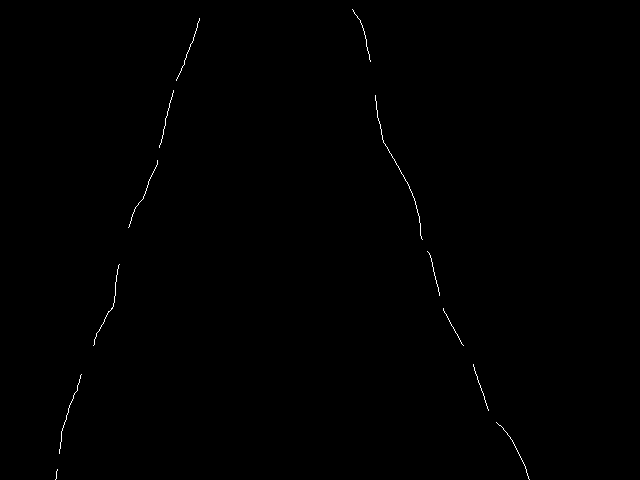
//> input picture krishna95/perception/lane.png, 640 x 480 px
$ ./lane2   (built with g++ and OpenCV 4)
//> lines starting //> are read from the running program, lines starting //| are printed output that depends on the picture; after the words box and inside, x2 and y2 are one past the last pixel; in counts of white or black regions, pixels touching at a corner belong together
#include <opencv2/opencv.hpp>
#include <opencv2/core/core.hpp>
#include <opencv2/core/mat.hpp>
#include <opencv2/core/operations.hpp>
#include <opencv2/highgui/highgui.hpp>
#include <cstdlib>
#include <iostream>
#include <vector>
#include <math.h>

using namespace cv;
using namespace std;

double dist(int x1,int x2,int y1,int y2){
	return sqrt((double)(x1-x2)*(x1-x2)+(double)(y1-y2)*(y1-y2));
}

double angle(int x1,int x2,int y1,int y2){
	return atan((double)(y1-y2)/(x1-x2));
}

double minimum(double dis1,double dis2,double dis3,double dis4){
	if (dis1<=dis2 && dis1<=dis3 && dis1<=dis4)
		return dis1;
	if (dis2<=dis1 && dis2<=dis3 && dis2<=dis4)
		return dis2;
	if (dis3<=dis1 && dis3<=dis2 && dis3<=dis4)
		return dis3;
	else
		return dis4;
}

struct function{
	int k;
	int fk;
};

struct polynomial{
	double a0,a1,a2,a3,a4,a5;
};


 int main(){
	const int x=200;
	int mid_y=0,mid_x=0;
	double dis=0,average=0,theta,av_theta=0,dis1,dis2;
	vector<Vec4i> lines;
	Mat lane=imread("lane.png",1);
//> lane is the input picture: 480 rows x 640 cols, CV_8UC3; 0.24% white in thin lines or dots, all inside (x1, y1, x2, y2) = (55, 9, 530, 480)
	namedWindow("source",CV_WINDOW_AUTOSIZE);
	imshow("source",lane);
	waitKey(0);
	cvtColor(lane,lane,CV_BGR2GRAY);
	Mat hough(lane.rows,lane.cols,CV_8UC3,cvScalarAll(0));
	HoughLinesP(lane,lines,1,CV_PI/180,10,5,50);
//> lines = 27 lines (x1, y1, x2, y2), first 8: [169, 103, 199, 19], [443, 308, 500, 425], [484, 399, 488, 410], [55, 479, 63, 425], [142, 199, 157, 160], [377, 115, 398, 167], [412, 193, 444, 312], [66, 415, 115, 293]
	size_t i,min_ix=10000,max_ix=0,min_iy=1000,max_iy=0;
	for ( i=0;i<lines.size();i++)
	{
		Vec4i l=lines[i];
		mid_x=(l[0]+l[2])/2;
		mid_y=(l[1]+l[3])/2;
		dis=dist(mid_x,0,mid_y,0);
		average+=dis;
		theta=angle(l[0],l[2],l[1],l[3]);
		av_theta+=theta;
		line(hough,Point(l[0],l[1]),Point(l[2],l[3]),Scalar(255,255,255),3,CV_AA);
	}
//> this loop made 27 passes
//> (l, mid_x, mid_y, theta, av_theta) on passes 1 to 12: ([169, 103, 199, 19], 184, 61, -1.23, -1.23), ([443, 308, 500, 425], 471, 366, 1.12, -0.11), ([484, 399, 488, 410], 486, 404, 1.22, 1.11), ([55, 479, 63, 425], 59, 452, -1.42, -0.312), ([142, 199, 157, 160], 149, 179, -1.2, -1.52), ([377, 115, 398, 167], 387, 141, 1.19, -0.329), ([412, 193, 444, 312], 428, 252, 1.31, 0.979), ([66, 415, 115, 293], 90, 354, -1.19, -0.209), ([453, 327, 474, 368], 463, 347, 1.1, 0.888), ([363, 28, 384, 143], 373, 85, 1.39, 2.28), ([512, 440, 528, 476], 520, 458, 1.15, 3.43), ([382, 139, 409, 186], 395, 162, 1.05, 4.48)
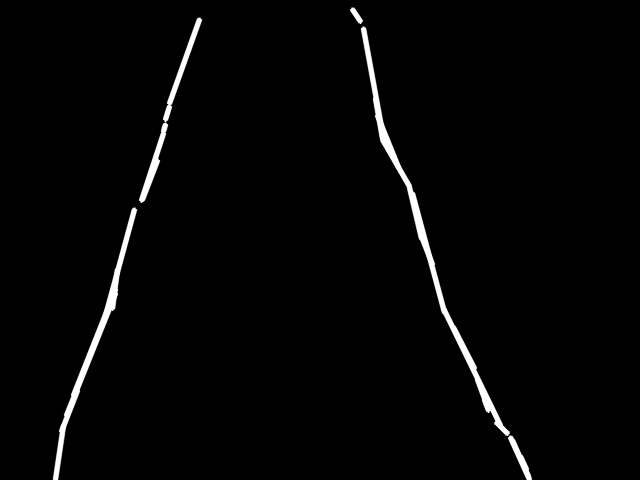
//> hough: 480 rows x 640 cols, CV_8UC3; min 0, max 255, mean 5
//> after the loop, average = 11851.1; av_theta = 4.72
	average/=(--i);
//> average = 455.8; i = 26
	av_theta/=i;
//> av_theta = 0.182
	char color[lines.size()];
	cout<<average<<" "<<av_theta<<endl;
//| 455.812 0.181694
	if (av_theta<-0.5){
		for ( i=0;i<lines.size();i++)
		{
			Vec4i l=lines[i];
			mid_x=(l[0]+l[2])/2;
			mid_y=(l[1]+l[3])/2;
			dis=dist(mid_x,0,mid_y,0);
			if (dis<average)
			{
				line(hough,Point(l[0],l[1]),Point(l[2],l[3]),Scalar(255,0,0),3,CV_AA);color[i]='b';
			}
			else
			{
				line(hough,Point(l[0],l[1]),Point(l[2],l[3]),Scalar(0,255,0),3,CV_AA);color[i]='g';
			}
		}
	}
	if (av_theta>0.5){
		for ( i=0;i<lines.size();i++)
		{
			Vec4i l=lines[i];
			mid_x=(l[0]+l[2])/2;
			mid_y=(l[1]+l[3])/2;
			dis=dist(mid_x,0,mid_y,lane.rows-1);
			if (dis<average)
				{
					line(hough,Point(l[0],l[1]),Point(l[2],l[3]),Scalar(255,0,0),3,CV_AA);color[i]='b';
				}
			else
				{
					line(hough,Point(l[0],l[1]),Point(l[2],l[3]),Scalar(0,255,0),3,CV_AA);color[i]='g';
				}
		}
	}
	if (av_theta<0.5 && av_theta>-0.5){
		for ( i=0;i<lines.size();i++)
		{
			Vec4i l=lines[i];
			theta=angle(l[0],l[2],l[1],l[3]);
			if (theta<0)
				{line(hough,Point(l[0],l[1]),Point(l[2],l[3]),Scalar(255,0,0),3,CV_AA);color[i]='b';}
			else
				{line(hough,Point(l[0],l[1]),Point(l[2],l[3]),Scalar(0,255,0),3,CV_AA);color[i]='g';}
		}
//> this loop made 27 passes
//> (l, theta) on passes 1 to 12: ([169, 103, 199, 19], -1.23), ([443, 308, 500, 425], 1.12), ([484, 399, 488, 410], 1.22), ([55, 479, 63, 425], -1.42), ([142, 199, 157, 160], -1.2), ([377, 115, 398, 167], 1.19), ([412, 193, 444, 312], 1.31), ([66, 415, 115, 293], -1.19), ([453, 327, 474, 368], 1.1), ([363, 28, 384, 143], 1.39), ([512, 440, 528, 476], 1.15), ([382, 139, 409, 186], 1.05)
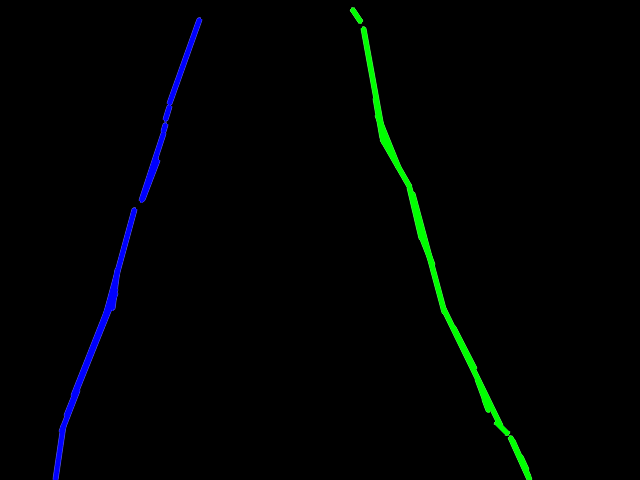
//> hough: 480 rows x 640 cols, CV_8UC3; 2.44% of pixels changed, all inside (x1, y1, x2, y2) = (52, 7, 533, 480)
	}
	namedWindow("hough",1);
	imshow("hough",hough);
	waitKey(0);

	Point bpt1,bpt2,gpt1,gpt2;
	bpt1.y=0;bpt2.y=1000;gpt1.y=0;gpt2.y=1000;
	for (i=0;i<lines.size();i++){
		Vec4i l=lines[i];
		if (color[i]=='b'){
			if (l[1]>bpt1.y)
				{
					bpt1.y=l[1];bpt1.x=l[0];
				}
			if (l[1]<bpt2.y){
				bpt2.y=l[1];bpt2.x=l[0];
			}
		}
		if (color[i]=='g'){
			if (l[1]>gpt1.y)
			{
				gpt1.y=l[1];gpt1.x=l[0];
			}
			if (l[1]<gpt2.y){
				gpt2.y=l[1];gpt2.x=l[0];
			}
		}

	}
//> this loop made 27 passes
//> l on passes 1 to 12: [169, 103, 199, 19], [443, 308, 500, 425], [484, 399, 488, 410], [55, 479, 63, 425], [142, 199, 157, 160], [377, 115, 398, 167], [412, 193, 444, 312], [66, 415, 115, 293], [453, 327, 474, 368], [363, 28, 384, 143], [512, 440, 528, 476], [382, 139, 409, 186]
	cout<<bpt1.x<<" "<<bpt1.y<<endl;
//| 55 479
	dis1=dist(bpt1.x,gpt1.x,bpt1.y,gpt1.y);
	dis2=dist(bpt2.x,gpt2.x,bpt2.y,gpt2.y);
	if (dis1<x || dis2<x)
		cout<<"both lines are same "<<endl;
	else
		cout<<"both lines are distinct"<<endl;
	size_t storei;
	int count=0;function pts[6];
	for (i=0;i<lines.size();i+=3){
		Vec4i l=lines[i];

		if (color[i]=='b' && count<6){
			pts[count].k=(l[0]+l[2])/2;
			pts[count].fk=(l[1]+l[3])/2;
			count++;
		}
	}
//> this loop made 9 passes
//> l on passes 1 to 9: [169, 103, 199, 19], [55, 479, 63, 425], [412, 193, 444, 312], [363, 28, 384, 143], [141, 200, 163, 133], [352, 9, 360, 21], [409, 187, 421, 238], [520, 456, 526, 469], [477, 379, 487, 406]
//> after the loop, count = 3
	cout<<count<<endl;
//| 3
	cout<<pts[0].k<<" "<<pts[1].k<<" "<<pts[2].k<<" "<<pts[3].k<<" "<<pts[4].k<<" "<<pts[5].k<<endl;
//| 184 59 152 0 0 0
	polynomial f;
	f.a0=f.a1=f.a2=f.a3=f.a4=f.a5;
	storei=(--i);
//> storei = 26
	int product=1;
	double temp0=0,temp1=0,temp2=0,temp3=0,temp4=0,temp5=0,temp6=0;
	for (int g=0;g<count;g++){
		for (int h=0;h<count;h++){
			if (h!=g){
				product*=(pts[g].k-pts[h].k);
				temp1+=pts[h].k;
				for (int n=0;n<count;n++){
					if (n!=h && n!=g){
						temp2+=pts[h].k*pts[n].k;
						for (int m=0;m<count;m++){
							if (m!=n && m!=h && m!=g){
								temp3+=pts[h].k*pts[n].k*pts[m].k;
								for  (int o=0;o<count;o++){
									if (o!=m && o!=n && o!=h && o!=g){
										temp4+=pts[h].k*pts[n].k*pts[m].k*pts[o].k;
										for (int p=0;p<count;p++){
											if (p!=o && p!=m && p!=n && p!=h && p!=g){
												temp5+=pts[h].k*pts[n].k*pts[m].k*pts[o].k*pts[p].k;
											}
										}
									}
								}
							}
						}
					}
				}

			}
		}
		f.a0+=(double)pts[g].fk/product;
		f.a1+=-(double)(temp1/product)*pts[g].fk;
		f.a2+=(double)(temp2/product/2)*pts[g].fk;
		f.a3+=-(double)(temp3/product/6)*pts[g].fk;
		f.a4+=(double)(temp4/product/24)*pts[g].fk;
		f.a5+=-(double)(temp5/product/120)*pts[g].fk;
		temp1=temp2=temp3=temp4=temp5=0;
		product=1;
	}
//> this loop made 3 passes
//> (product, temp1, temp2, f.a0, f.a1, f.a2) on passes 1 to 3: (4000, 211, 17936, 0.0152, -3.22, 136.8), (11625, 336, 55936, 0.0541, -16.28, 1224.2), (-2976, 243, 21712, -0.00165, -2.73, 618.7)
//> after the loop, product = 1; temp1 = 0; temp2 = 0; temp3 = 0; temp4 = 0; temp5 = 0; f.a0 = -0.00165; f.a1 = -2.73; f.a2 = 618.7; f.a3 = 0; f.a4 = 0; f.a5 = 0
	cout<<f.a0<<" "<<f.a1<<" "<<f.a2<<" "<<f.a3<<" "<<f.a4<<" "<<f.a5<<" "<<endl;
//| -0.00164785 -2.72757 618.663 0 0 0
	waitKey(0);
	Mat curve(lane.rows,lane.cols,CV_8UC3,cvScalarAll(0));
	int n;
	for (int m=0;m<curve.cols;m++){
		 n=(f.a0*m*m*m*m*m+f.a1*m*m*m*m+f.a2*m*m*m+f.a3*m*m+f.a4*m+f.a5);
		 cout<<"n is "<<n<<endl;
			if (n>=0 && n<curve.rows)
			{
				cout<<"m is "<<m<<endl;
				cout<<"yes"<<endl;
				waitKey(0);
				circle(curve,Point(m,n),10,Scalar(255,255,0),-1,8,0);
			}
	}
//> this loop made 640 passes
//> n on passes 1 to 3: 0, 615, 4905
//| n is 0
//| n is 615
//| n is 4905
//| n is 16482
//| n is 38894
//| n is 75622
//| n is 130083
//| n is 205624
//> (output is shown up to pass 8 of 640)


	//namedWindow("hough",1);
	imshow("hough",curve);
	imwrite("hough.jpg",hough);
	waitKey(0);
}
